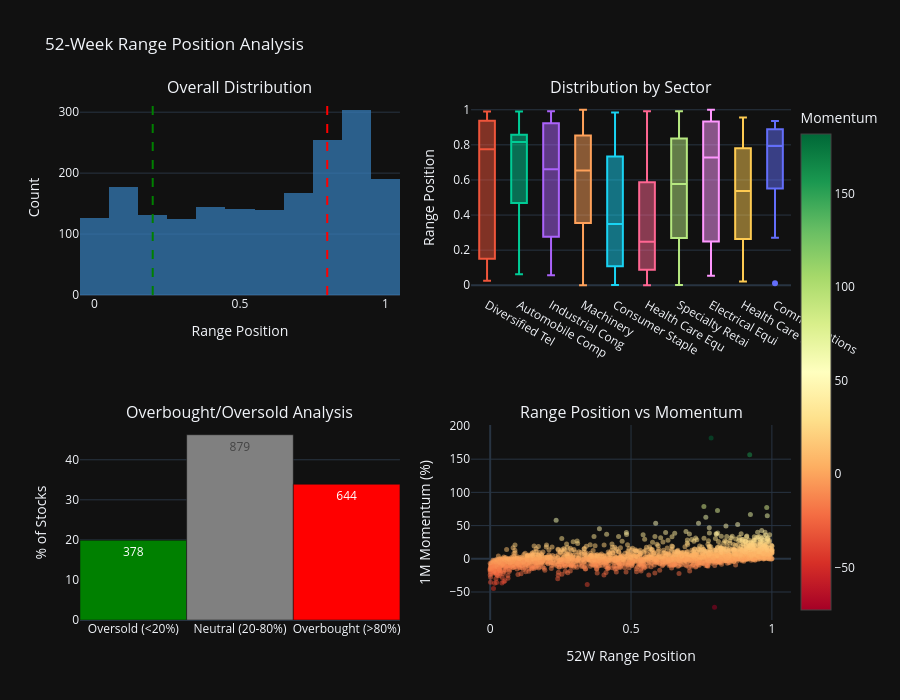

The cell this chart's notebook holds for it:
### Code cell
create_52w_range_distribution(df).show()

### Figure 1 — Plotly figure (JSON) as saved in the notebook; plotly's stock layout.template omitted (floating-point values rounded to 4 significant figures; data arrays with more than 128 entries replaced by an {"elided": "..."} marker saying what was removed)
{"data": [{"marker": {"color": "rgb(55, 128, 191)"}, "name": "Distribution", "nbinsx": 20, "opacity": 0.7, "x": {"elided": "1901 float values"}, "type": "histogram", "xaxis": "x", "yaxis": "y"}, {"boxpoints": "outliers", "name": "Diversified Tel", "y": [0.1404, 0.9898, 0.7019, 0.02564, 0.9846, 0.4015, 0.9805, 0.524, 0.9416, 0.9245, 0.1199, 0.9256, 0.965, 0.08439, 0.4665, 0.7756, 0.1428, 0.9818, 0.9558, 0.07027, 0.8871, 0.829, 0.837, 0.558, 0.0748, 0.8186, 0.1384, 0.1757, 0.3221, 0.9529, 0.8358], "type": "box", "xaxis": "x2", "yaxis": "y2"}, {"boxpoints": "outliers", "name": "Automobile Comp", "y": [0.8418, 0.1364, 0.6842, 0.1331, 0.6675, 0.2085, 0.8797, 0.6641, 0.8045, 0.8997, 0.2584, 0.8974, 0.8185, 0.9275, 0.9139, 0.8504, 0.8399, 0.8416, 0.614, 0.9739, 0.8166, 0.2182, 0.7778, 0.8932, 0.8366, 0.5898, 0.4896, 0.8446, 0.06281, 0.2918, 0.7052, 0.833, 0.3085, 0.9898, 0.937, 0.8188, 0.4039], "type": "box", "xaxis": "x2", "yaxis": "y2"}, {"boxpoints": "outliers", "name": "Industrial Cong", "y": [0.08214, 0.3749, 0.2922, 0.6614, 0.242, 0.05732, 0.932, 0.07541, 0.9903, 0.9204, 0.8839, 0.2869, 0.5733, 0.8483, 0.9778, 0.6764, 0.9918], "type": "box", "xaxis": "x2", "yaxis": "y2"}, {"boxpoints": "outliers", "name": "Machinery", "y": [0.7343, 0.2478, 0.7986, 0.9762, 0.9569, 0.277, 0.9133, 0.9457, 0.2733, 0.1684, 0.9476, 0.2609, 0.5031, 0.7729, 0.7711, 0.6101, 0.7673, 0.2619, 0.0, 0.7236, 0.4565, 0.9139, 0.6472, 0.8152, 0.7721, 0.894, 0.04478, 0.6495, 0.4132, 0.1694, 0.9225, 0.9309, 0.5858, 0.334, 0.5019, 0.5812, 0.1814, 0.2415, 0.8302, 0.9229, 1.0, 0.8912, 0.8097, 0.4445, 0.6545, 0.05714, 0.8979, 0.1106, 0.02908, 0.2662, 0.3704, 0.9871, 0.8268, 0.7258, 0.8121, 0.2216, 0.3704, 0.6363, 0.6619, 0.8053, 0.7256, 0.894, 0.6289, 0.4687, 0.9773, 0.9854, 0.08142, 0.6903, 0.9649, 0.7277, 0.8409, 0.9513, 0.9029, 0.1179, 0.5939, 0.8505, 0.7337, 0.2123, 0.2967, 0.9713, 0.4377, 0.3561, 0.721, 0.1498, 0.2599, 0.8325, 0.4366, 0.8028, 0.0362, 0.9381, 0.8842, 0.3798, 0.8563, 0.6755, 0.592, 0.7807, 0.8158, 0.2405, 0.8263, 0.3899, 0.4545, 0.3548, 0.9661, 0.572, 0.5342, 0.6148, 0.008268, 0.9699, 0.9459, 0.2811, 0.391, 0.8549, 0.8902, 0.1187, 0.4437, 0.8714, 0.7342, 0.3778, 0.1305], "type": "box", "xaxis": "x2", "yaxis": "y2"}, {"boxpoints": "outliers", "name": "Consumer Staple", "y": [0.2144, 0.00112, 0.9842, 0.4307, 0.8002, 0.2256, 0.003743, 0.01653, 0.07619, 0.7336, 0.9143, 0.9504, 0.388, 0.3093, 0.04149, 0.1089, 0.393, 0.1491, 0.1716, 0.6941, 0.9199, 0.5173], "type": "box", "xaxis": "x2", "yaxis": "y2"}, {"boxpoints": "outliers", "name": "Health Care Equ", "y": [0.0, 0.1961, 0.5192, 0.08469, 0.07256, 0.01863, 0.04028, 0.712, 0.5106, 0.03488, 0.6896, 0.01377, 0.1025, 0.0205, 0.02647, 0.2539, 0.08889, 0.4846, 0.1568, 0.4216, 0.9068, 0.3704, 0.213, 0.01793, 0.03194, 0.1634, 0.1138, 0.8692, 0.9919, 0.6889, 0.1325, 0.6567, 0.1078, 0.00813, 0.5465, 0.65, 0.4296, 0.1492, 0.03078, 0.8807, 0.8359, 0.7918, 0.0, 0.3067, 0.223, 0.4559, 0.2428, 0.1365, 0.2574, 0.9104, 0.6352, 0.5865, 0.3843, 0.2, 0.5338, 0.757, 0.1631, 0.3878], "type": "box", "xaxis": "x2", "yaxis": "y2"}, {"boxpoints": "outliers", "name": "Specialty Retai", "y": [0.7005, 0.01807, 0.5486, 0.9473, 0.0356, 0.5711, 0.3427, 0.5764, 0.2642, 0.267, 0.1383, 0.04134, 0.9039, 0.293, 0.5208, 0.8153, 0.688, 0.05231, 0.4114, 0.6532, 0.7, 0.697, 0.8937, 0.9465, 0.4653, 0.9654, 0.8116, 0.3563, 0.5682, 0.6701, 0.7647, 0.9416, 0.7397, 0.8435, 0.5255, 0.9148, 0.3768, 0.1711, 0.9908, 0.9132, 0.9901, 0.1667, 0.1034, 0.7807, 0.9236, 0.8642, 0.7917, 0.6099, 0.574, 0.9228, 0.1334, 0.006875, 0.2888, 0.2951, 0.8022, 0.9704, 0.1831, 0.06664, 0.8691, 0.2745, 0.1026, 0.001732, 0.7317], "type": "box", "xaxis": "x2", "yaxis": "y2"}, {"boxpoints": "outliers", "name": "Electrical Equi", "y": [0.3391, 0.598, 0.7261, 0.1464, 0.9819, 0.3004, 0.9337, 0.184, 0.2488, 0.6714, 0.7772, 0.8581, 0.1037, 0.7356, 0.1266, 0.8703, 0.1364, 1.0, 0.1632, 0.5154, 0.9602, 0.9599, 0.9656, 0.1507, 0.9698, 0.8655, 0.9771, 0.1836, 0.7121, 0.9571, 0.8697, 0.9389, 0.2543, 0.7391, 0.9571, 0.8183, 0.7294, 0.9543, 0.9762, 0.9193, 0.1882, 0.6551, 0.2738, 0.06454, 0.05462, 0.7928, 0.9546, 0.1942, 0.6019, 0.5012, 0.7929, 0.581, 0.1757, 0.8728], "type": "box", "xaxis": "x2", "yaxis": "y2"}, {"boxpoints": "outliers", "name": "Health Care Pro", "y": [0.7526, 0.2642, 0.9497, 0.06135, 0.1806, 0.7809, 0.8642, 0.6153, 0.3574, 0.1325, 0.7741, 0.8191, 0.5105, 0.5637, 0.4324, 0.06671, 0.02085, 0.8528, 0.1483, 0.3947, 0.2547, 0.9094, 0.7244, 0.3793, 0.3335, 0.7586, 0.6017, 0.4177, 0.9556, 0.8103], "type": "box", "xaxis": "x2", "yaxis": "y2"}, {"boxpoints": "outliers", "name": "Communications ", "y": [0.6985, 0.936, 0.01186, 0.7929, 0.9032, 0.6695, 0.8418, 0.8032, 0.2712, 0.8841, 0.9317, 0.3343, 0.6228], "type": "box", "xaxis": "x2", "yaxis": "y2"}, {"marker": {"color": ["green", "gray", "red"]}, "text": ["378", "879", "644"], "textposition": "auto", "x": ["Oversold (<20%)", "Neutral (20-80%)", "Overbought (>80%)"], "y": [19.88, 46.24, 33.88], "type": "bar", "xaxis": "x3", "yaxis": "y3"}, {"marker": {"color": {"elided": "1899 float values"}, "colorbar": {"title": {"text": "Momentum"}, "x": 1.0}, "colorscale": [[0.0, "rgb(165,0,38)"], [0.1, "rgb(215,48,39)"], [0.2, "rgb(244,109,67)"], [0.3, "rgb(253,174,97)"], [0.4, "rgb(254,224,139)"], [0.5, "rgb(255,255,191)"], [0.6, "rgb(217,239,139)"], [0.7, "rgb(166,217,106)"], [0.8, "rgb(102,189,99)"], [0.9, "rgb(26,152,80)"], [1.0, "rgb(0,104,55)"]], "opacity": 0.5, "showscale": true, "size": 5}, "mode": "markers", "name": "Stocks", "x": {"elided": "1899 float values"}, "y": {"elided": "1899 float values"}, "type": "scatter", "xaxis": "x4", "yaxis": "y4"}], "layout": {"xaxis": {"anchor": "y", "domain": [0.0, 0.45], "title": {"text": "Range Position"}}, "yaxis": {"anchor": "x", "domain": [0.625, 1.0], "title": {"text": "Count"}}, "xaxis2": {"anchor": "y2", "domain": [0.55, 1.0]}, "yaxis2": {"anchor": "x2", "domain": [0.625, 1.0], "title": {"text": "Range Position"}}, "xaxis3": {"anchor": "y3", "domain": [0.0, 0.45]}, "yaxis3": {"anchor": "x3", "domain": [0.0, 0.375], "title": {"text": "% of Stocks"}}, "xaxis4": {"anchor": "y4", "domain": [0.55, 1.0], "title": {"text": "52W Range Position"}}, "yaxis4": {"anchor": "x4", "domain": [0.0, 0.375], "title": {"text": "1M Momentum (%)"}}, "annotations": [{"font": {"size": 16}, "showarrow": false, "text": "Overall Distribution", "x": 0.225, "xanchor": "center", "xref": "paper", "y": 1.0, "yanchor": "bottom", "yref": "paper"}, {"font": {"size": 16}, "showarrow": false, "text": "Distribution by Sector", "x": 0.775, "xanchor": "center", "xref": "paper", "y": 1.0, "yanchor": "bottom", "yref": "paper"}, {"font": {"size": 16}, "showarrow": false, "text": "Overbought/Oversold Analysis", "x": 0.225, "xanchor": "center", "xref": "paper", "y": 0.375, "yanchor": "bottom", "yref": "paper"}, {"font": {"size": 16}, "showarrow": false, "text": "Range Position vs Momentum", "x": 0.775, "xanchor": "center", "xref": "paper", "y": 0.375, "yanchor": "bottom", "yref": "paper"}], "shapes": [{"line": {"color": "red", "dash": "dash"}, "type": "line", "x0": 0.8, "x1": 0.8, "xref": "x", "y0": 0, "y1": 1, "yref": "y domain"}, {"line": {"color": "green", "dash": "dash"}, "type": "line", "x0": 0.2, "x1": 0.2, "xref": "x", "y0": 0, "y1": 1, "yref": "y domain"}], "title": {"text": "52-Week Range Position Analysis"}, "height": 700, "showlegend": false}}
